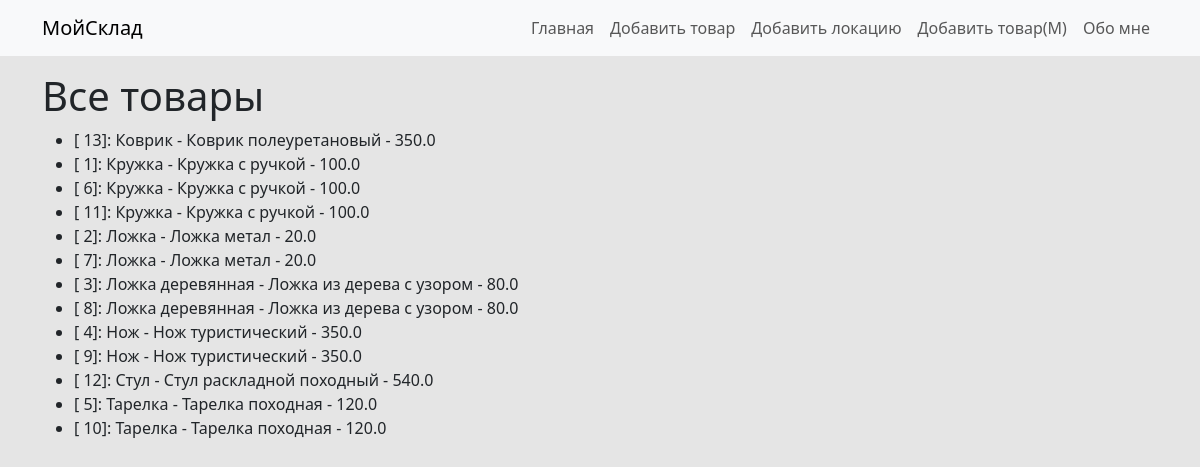
/products, run on an earlier commit of the app's database.
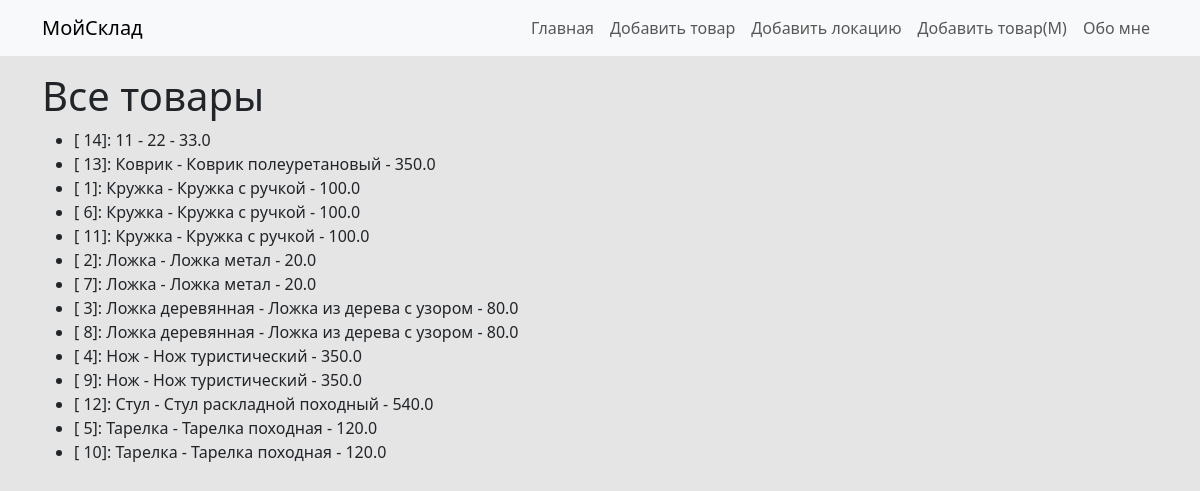
And on a later commit of the database.
### model.py (models this page shows)
class Base(DeclarativeBase):
    pass

class Products(Base):
    __tablename__ = 'products'
    id: Mapped[int] = mapped_column(primary_key=True, nullable=False, unique=True, autoincrement=True)
    name: Mapped[str]
    description: Mapped[str]
    price: Mapped[float]

### main.py (the view)
@app.route('/products')
def getrpoducts():
    products = db.session.execute(db.select(Products).order_by(Products.name)).scalars()
    return render_template('products.html', products=products)

### templates/products.html (shortened to what this page needs)
{% extends 'base.html' %}
{% block content %}
<h1>Все товары</h1>
<ul>
{% for product in products %}
    <li>[ {{product.id }}]: {{ product.name }} - {{ product.description }} - {{ product.price }}</li>
{% endfor %}
</ul>
{% endblock %}

### templates/base.html (shortened to what this page needs)
<!DOCTYPE html>
<html lang="ru">
<head>
    <link href="https://cdn.jsdelivr.net/npm/bootstrap@5.3.3/dist/css/bootstrap.min.css" rel="stylesheet">
    <link rel="stylesheet" href="https://cdnjs.cloudflare.com/ajax/libs/font-awesome/4.7.0/css/font-awesome.min.css">
    <link rel="stylesheet" href="{{ url_for('static', filename='custom.css') }}">
</head>
<body>
<nav class="navbar navbar-expand-lg navbar-light bg-light">
    <div class="container">
        <a class="navbar-brand" href="#">МойСклад</a>
        <div class="collapse navbar-collapse justify-content-end"
             id="navbarNav">
            <ul class="navbar-nav">
                <li class="nav-item">
                    <a class="nav-link" href="/all">Главная</a>
                </li>
                <li class="nav-item">
                    <a class="nav-link" href="addprod">Добавить товар</a>
                </li>
                <li class="nav-item">
                    <a class="nav-link" href="addloc">Добавить локацию</a>
                </li>
                <li class="nav-item">
                    <a class="nav-link" href="#" data-bs-toggle="modal" data-bs-target="#exampleModal">Добавить товар(М)</a>
                </li>
                <li class="nav-item">
                    <a class="nav-link" href="#">Обо мне</a>
                </li>
            </ul>
        </div>
    </div>
</nav>
<div class="container my-3">
    {% block content %}
    {% endblock %}
</div>
</body>
</html>

### static/custom.css (style rules this page uses)
body { background-color: #e5e5e5; }

What changed in the data, as far as the page shows it:
added Products: id "14", name "11", description "22", price "33.0"
